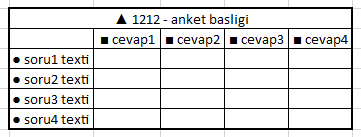
#> input picture tests/images/excel_ornegi.png, 361 x 137 px, given in place of 11.png, which was not available
$ python test1.py   (older library calls are emulated)
#> lines starting #> are read from the running program, lines starting #| are printed output that depends on the picture; after the words box and inside, x2 and y2 are one past the last pixel; in counts of white or black regions, pixels touching at a corner belong together; pictures that were not available may be replaced by others from this repository, and a replacement may not be noted
import sys, os

import cv2
import pytesseract
import numpy as np
import matplotlib.pyplot as plt

from random import randint

# from pprint import pprint as print

def ensure_dir(file_path):
	directory = os.path.dirname(file_path)
	if not os.path.exists(directory):
		os.makedirs(directory)

def GetTextOfImg(img):
	text = pytesseract.image_to_string(img, lang='tur').strip()
	return text

image_index = 11

pytesseract.pytesseract.tesseract_cmd = r'C:/Program Files/Tesseract-OCR/tesseract.exe'

# file =  r'C:\Users\mertk\Desktop\lessons\bitirme\src\1.jpg'
file =  r'tests/test_images/%d.png' % image_index

im1 = cv2.imread(file, 0)
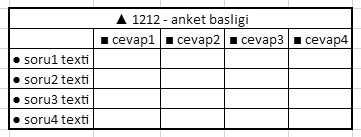
#> im1: shape (137, 361); min 0, max 255, mean 225.9
im = cv2.imread(file)
#> im is the input picture: shape (137, 361, 3); mean B, G, R 225.3, 225.3, 225.3

# [6 lines of commented-out code are left out]

ret, thresh_value = cv2.threshold(im1,180,255,cv2.THRESH_BINARY_INV)
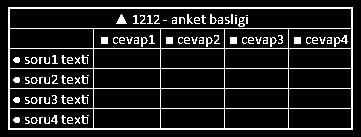
#> thresh_value: shape (137, 361); 12.4% white in thin lines or dots, all inside (x1, y1, x2, y2) = (8, 7, 353, 130)

kernel = np.ones((5, 5), np.uint8)
dilated_value = cv2.dilate(thresh_value, kernel, iterations = 1)
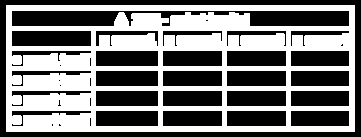
#> dilated_value: shape (137, 361); 46.7% white; 1 white region

contours, hierarchy = cv2.findContours(dilated_value, cv2.RETR_TREE, cv2.CHAIN_APPROX_SIMPLE)
#> contours = 39 contours, 12 with area under 20; largest, box (x1, y1, x2, y2) and area: (6, 5, 355, 132) 43848, (11, 10, 350, 27) 3897, (11, 30, 92, 47) 1278, (95, 110, 159, 127) 1006, (95, 90, 159, 107) 1006
cordinates = []

ensure_dir("tests/results/%d/" % image_index)

file = open("tests/results/%d/text.txt" % image_index, "w", encoding="utf-8")
original_stdout = sys.stdout
sys.stdout = file

dedect_index = 0

for cnt in contours:
	x,y,w,h = cv2.boundingRect(cnt)
	# print(x,y,w,h)
	cordinates.append((x,y,w,h))
	#bounding the images
	if y < 50:
		pass

	# color = (0, 0, 255)

	cropped = im1[y:y + h, x:x + w]

	# Apply OCR on the cropped image
	# print(pytesseract.get_languages())
#> (the run stopped early here; a loop or call above may not have finished)
